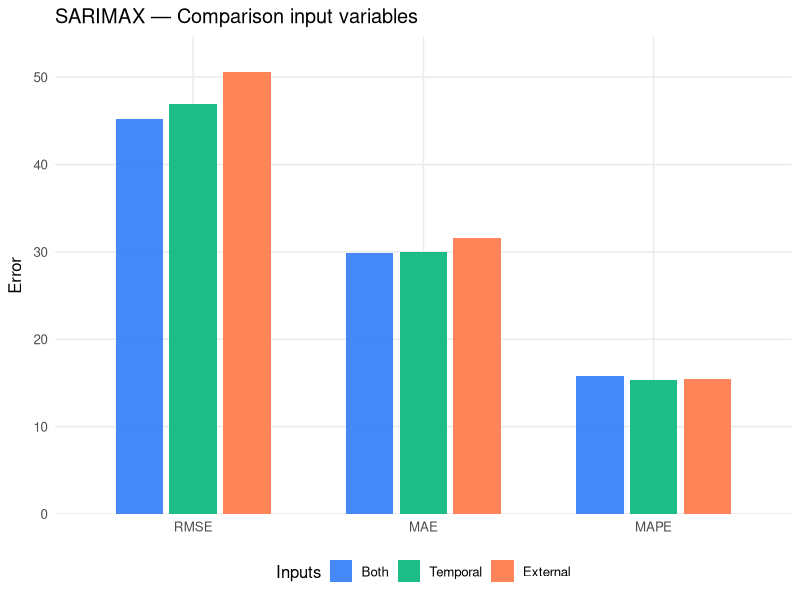
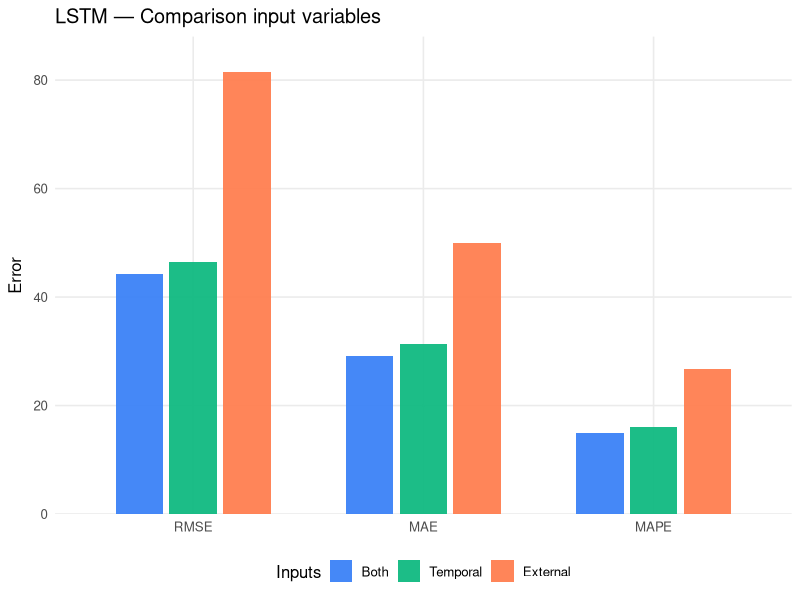

These charts were generated, in order, by the following R code:
suppressPackageStartupMessages({ library(data.table); library(ggplot2) })

# Data
avg <- data.table(
  Inputs = c("Both","Temporal","External"),
  RMSE   = c(45.24114, 46.89216, 50.59106),
  MAE    = c(29.81563, 30.03937, 31.62710),
  MAPE   = c(15.76667, 15.38548, 15.46656)
)



# Ensure we use data.table's melt and keep DT type
avg_long <- data.table::melt(avg, id.vars = "Inputs",
                             variable.name = "Metric", value.name = "Value")
data.table::setDT(avg_long)  # make 100% sure it's a data.table

# Factors
avg_long[, Inputs := factor(Inputs, levels = c("Both","Temporal","External"))]
avg_long[, Metric := factor(Metric, levels = c("RMSE","MAE","MAPE"))]

# Plot
pal <- c("Both"="#3b82f6","Temporal"="#10b981","External"="coral")
p2 <- ggplot(avg_long, aes(x = Metric, y = Value, fill = Inputs)) +
  geom_col(position = position_dodge(width = 0.7), width = 0.62, alpha = 0.95) +
  scale_fill_manual(values = pal) +
  scale_y_continuous(expand = ggplot2::expansion(mult = c(0, 0.08))) +
  labs(title = "SARIMAX — Comparison input variables",
       x = NULL, y = "Error", fill = "Inputs") +
  theme_minimal(base_size = 12) +
  theme(panel.grid.minor = element_blank(),
        legend.position = "bottom",
        axis.title.y = element_text(margin = ggplot2::margin(r = 6)))
print(p2)


suppressPackageStartupMessages({ library(data.table); library(ggplot2) })

# --- LSTM averages from your table ---
avg_lstm <- data.table(
  Inputs = c("Both","Temporal","External"),
  RMSE   = c(44.30, 46.55, 81.50),
  MAE    = c(29.14, 31.31, 49.93),
  MAPE   = c(14.93, 16.10, 26.78)
)

# Long format (ensure data.table melt is used)
avg_lstm_long <- data.table::melt(avg_lstm, id.vars = "Inputs",
                                  variable.name = "Metric", value.name = "Value")
data.table::setDT(avg_lstm_long)
avg_lstm_long[, Inputs := factor(Inputs, levels = c("Both","Temporal","External"))]
avg_lstm_long[, Metric := factor(Metric, levels = c("RMSE","MAE","MAPE"))]

# Vibrant palette (same as SARIMAX plot for consistency)
pal <- c("Both" = "#3b82f6",      # blue
         "Temporal" = "#10b981",  # green
         "External" = "coral")  # amber

# Grouped barplot
p_lstm <- ggplot(avg_lstm_long, aes(x = Metric, y = Value, fill = Inputs)) +
  geom_col(position = position_dodge(width = 0.7), width = 0.62, alpha = 0.95) +
  scale_fill_manual(values = pal) +
  scale_y_continuous(expand = ggplot2::expansion(mult = c(0, 0.08))) +
  labs(title = "LSTM — Comparison input variables",
       x = NULL, y = "Error", fill = "Inputs") +
  theme_minimal(base_size = 12) +
  theme(
    panel.grid.minor = element_blank(),
    legend.position = "bottom",
    axis.title.y = element_text(margin = ggplot2::margin(r = 6))
  )

print(p_lstm)
# ggsave("lstm_inputs_averages_barplot_grouped.png", p_lstm, width = 7.6, height = 4, dpi = 220)
